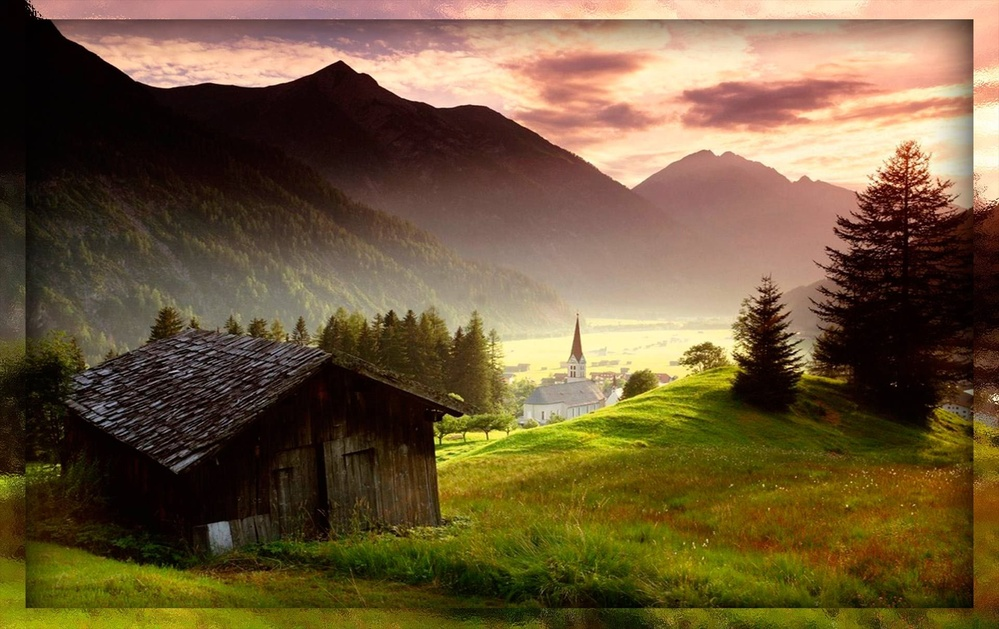
#> input picture Quatree/paisaje.jpg, 999 x 629 px, shrunk from 1920 x 1209 before the run
$ python cuatree.py
#> lines starting #> are read from the running program, lines starting #| are printed output that depends on the picture
from PIL import Image, ImageDraw
from collections import Counter
import heapq
import sys

MODE_RECTANGLE = 1
MODE_ELLIPSE = 2
MODE_ROUNDED_RECTANGLE = 3

MODE = MODE_RECTANGLE
ITERATIONS = 32
LEAF_SIZE = 4
PADDING = 1
FILL_COLOR = (0, 0, 0)
SAVE_FRAMES = True
ERROR_RATE = 0.5
AREA_POWER = 0.25
OUTPUT_SCALE = 1

def weighted_average(hist):
    total = sum(hist)
    value = sum(i * x for i, x in enumerate(hist)) / total
    error = sum(x * (value - i) ** 2 for i, x in enumerate(hist)) / total
    error = error ** 0.5
    return value, error

def color_from_histogram(hist):
    r, re = weighted_average(hist[:256])
    g, ge = weighted_average(hist[256:512])
    b, be = weighted_average(hist[512:768])
    e = re * 0.2989 + ge * 0.5870 + be * 0.1140
    return (r, g, b), e

def rounded_rectangle(draw, box, radius, color):
    l, t, r, b = box
    d = radius * 2
    draw.ellipse((l, t, l + d, t + d), color)
    draw.ellipse((r - d, t, r, t + d), color)
    draw.ellipse((l, b - d, l + d, b), color)
    draw.ellipse((r - d, b - d, r, b), color)
    d = radius
    draw.rectangle((l, t + d, r, b - d), color)
    draw.rectangle((l + d, t, r - d, b), color)

class Quad(object):
    def __init__(self, model, box, depth):
        self.model = model
        self.box = box
        self.depth = depth
        hist = self.model.im.crop(self.box).histogram()
        self.color, self.error = color_from_histogram(hist)
        self.leaf = self.is_leaf()
        self.area = self.compute_area()
        self.children = []
    def is_leaf(self):
        l, t, r, b = self.box
        return int(r - l <= LEAF_SIZE or b - t <= LEAF_SIZE)
    def compute_area(self):
        l, t, r, b = self.box
        return (r - l) * (b - t)
    def split(self):
        l, t, r, b = self.box
        lr = l + (r - l) / 2
        tb = t + (b - t) / 2
        depth = self.depth + 1
        tl = Quad(self.model, (l, t, lr, tb), depth)
        tr = Quad(self.model, (lr, t, r, tb), depth)
        bl = Quad(self.model, (l, tb, lr, b), depth)
        br = Quad(self.model, (lr, tb, r, b), depth)
        self.children = (tl, tr, bl, br)
        return self.children
    def get_leaf_nodes(self, max_depth=None):
        if not self.children:
            return [self]
        if max_depth is not None and self.depth >= max_depth:
            return [self]
        result = []
        for child in self.children:
            result.extend(child.get_leaf_nodes(max_depth))
        return result

class Model(object):
    def __init__(self, path):
#> called with path = 'paisaje.jpg'
        self.im = Image.open(path).convert('RGB')
#> self.im is the input picture: PIL image 999x629 RGB; mean R, G, B 111.3, 90.5, 58.3
        self.width, self.height = self.im.size
#> self.width = 999; self.height = 629
        self.heap = []
        self.root = Quad(self, (0, 0, self.width, self.height), 0)
        self.error_sum = self.root.error * self.root.area
#> self.error_sum = 44501298.6
        self.push(self.root)
    @property
    def quads(self):
        return [x[-1] for x in self.heap]
    def average_error(self):
        return self.error_sum / (self.width * self.height)
    def push(self, quad):
        score = -quad.error * (quad.area ** AREA_POWER)
        heapq.heappush(self.heap, (quad.leaf, score, quad))
    def pop(self):
        return heapq.heappop(self.heap)[-1]
    def split(self):
        quad = self.pop()
        self.error_sum -= quad.error * quad.area
        children = quad.split()
        for child in children:
            self.push(child)
            self.error_sum += child.error * child.area
    def render(self, path, max_depth=None):
        dx, dy = (PADDING, PADDING)
        im = Image.new('RGB', (self.width + dx, self.height + dy))
        draw=im.load()
        for quad in self.root.get_leaf_nodes(max_depth):
            l, t, r, b = quad.box
            m=int(l)
            n=int(t)
            o=int(r)
            p=int(b)
            cr,cv,cg=quad.color
            while m<o:
                n=int(t)
                while n<=p:
                    draw[m,n]=(int(cr),int(cv),int(cg))
                    n=n+1
                m=m+1
        del draw
        im.save(path, 'PNG')

def main():
    model = Model('paisaje.jpg')
    previous = None
    for i in range(ITERATIONS):
        error = model.average_error()
        if previous is None or previous - error > ERROR_RATE:
            print (i, error)
            if SAVE_FRAMES:
                model.render('/home/erika/Documentos/grafica2/tareacontinua/Quatree/frames/%06d.png' % i)
            previous = error
        model.split()
#> this loop made 32 passes
#> pass 1, in render, `im.save(path, 'PNG')`:
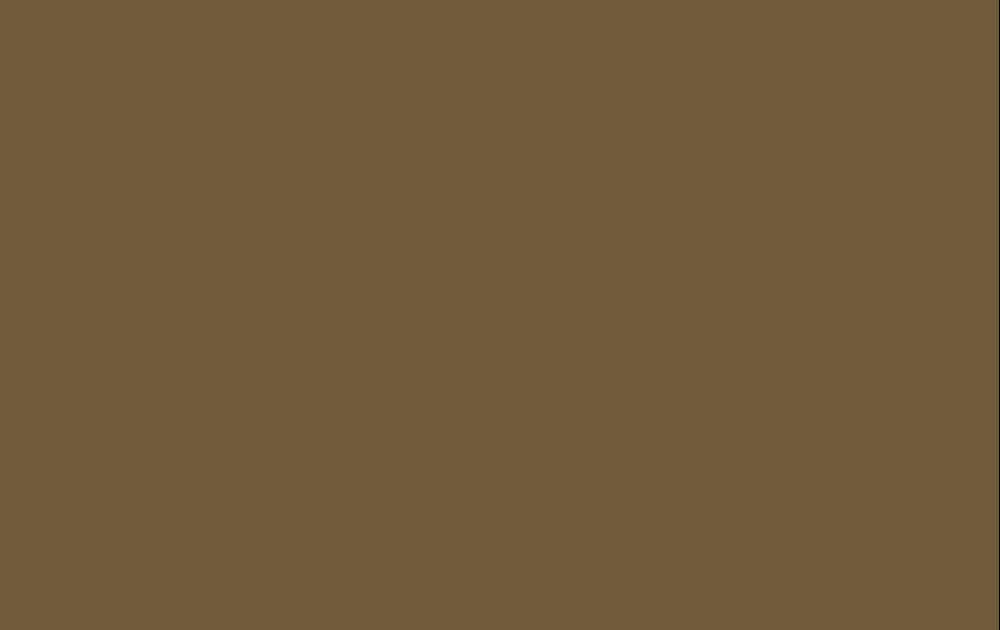
#> saved as 000000.png: PIL image 1000x630 RGB; mean R, G, B 110.9, 89.9, 57.9
#> pass 2, in render (call 2), `im.save(path, 'PNG')`:
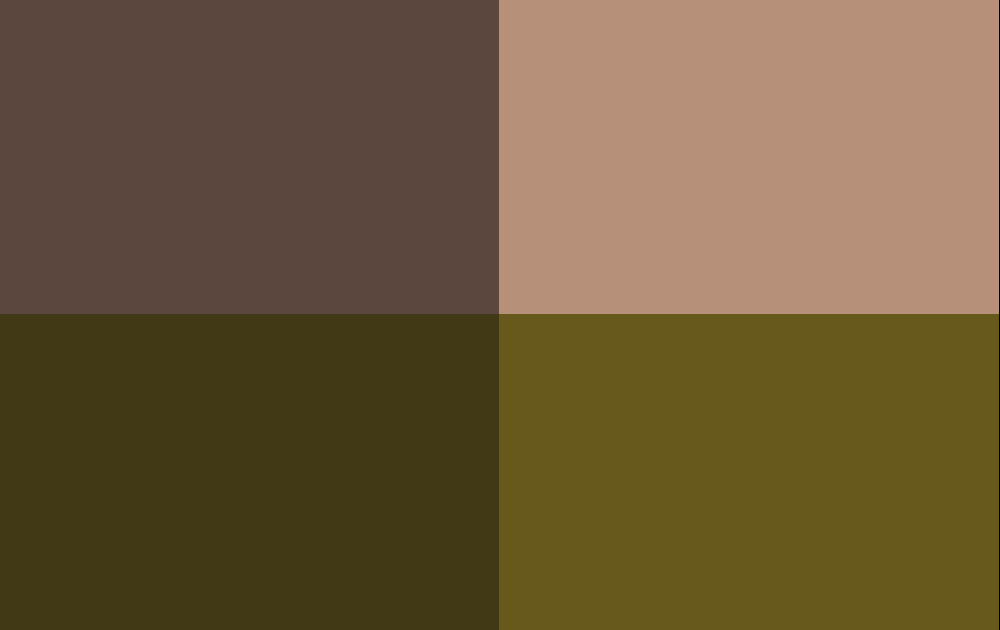
#> saved as 000001.png: PIL image 1000x630 RGB; mean R, G, B 110.6, 90.1, 58.1
#> after the loop, previous = 33.36
    model.render('output.png')
#> in render (call 20), `im.save(path, 'PNG')`:
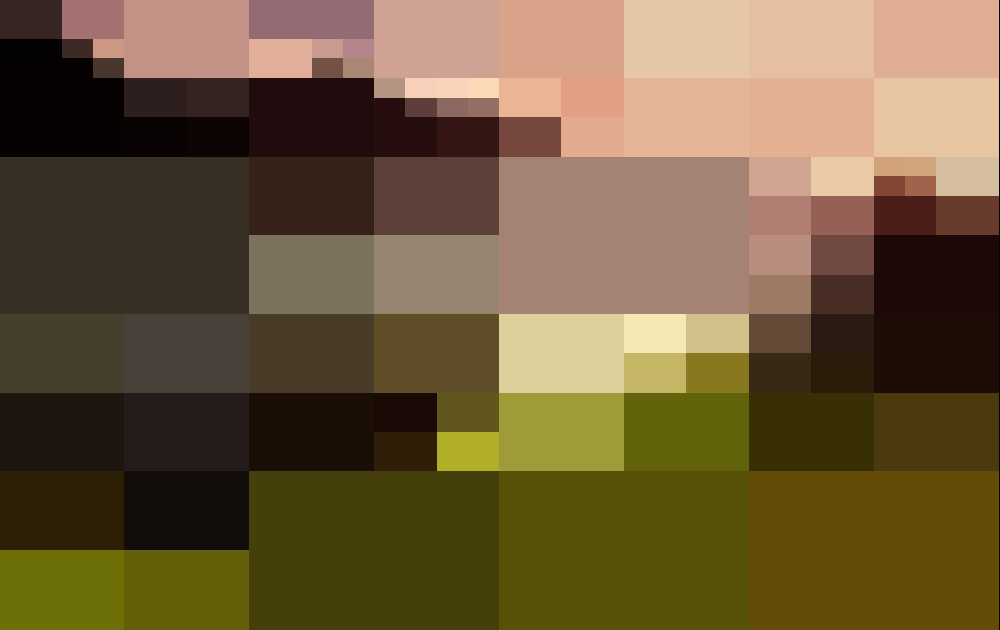
#> saved as output.png: PIL image 1000x630 RGB; mean R, G, B 110.6, 89.8, 57.7
    print ('-' * 32)
    depth = Counter(x.depth for x in model.quads)
    for key in sorted(depth):
        value = depth[key]
        n = 4 ** key
        pct = 100.0 * value / n
        print ('%3d %8d %8d %8.2f%%' % (key, n, value, pct))
    print ('-' * 32)
    print ('             %8d %8.2f%%' % (len(model.quads), 100))
#|                    97   100.00%
    # for max_depth in range(max(depth.keys()) + 1):
    #     model.render('out%d.png' % max_depth, max_depth)

if __name__ == '__main__':
    main()
